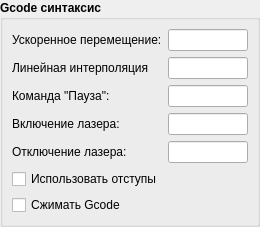
             <widget class="QGroupBox" name="groupBox_3">
              <property name="minimumSize">
               <size>
                <width>0</width>
                <height>0</height>
               </size>
              </property>
              <property name="maximumSize">
               <size>
                <width>16777215</width>
                <height>16777215</height>
               </size>
              </property>
              <property name="font">
               <font>
                <weight>75</weight>
                <bold>true</bold>
               </font>
              </property>
              <property name="title">
               <string>Gcode синтаксис</string>
              </property>
              <layout class="QGridLayout" name="gridLayout_7">
               <property name="leftMargin">
                <number>9</number>
               </property>
               <property name="topMargin">
                <number>9</number>
               </property>
               <property name="rightMargin">
                <number>9</number>
               </property>
               <property name="bottomMargin">
                <number>9</number>
               </property>
               <property name="spacing">
                <number>6</number>
               </property>
               <item row="1" column="0">
                <widget class="QLabel" name="label_9">
                 <property name="font">
                  <font>
                   <pointsize>9</pointsize>
                   <weight>50</weight>
                   <bold>false</bold>
                  </font>
                 </property>
                 <property name="text">
                  <string>Линейная интерполяция</string>
                 </property>
                 <property name="wordWrap">
                  <bool>true</bool>
                 </property>
                </widget>
               </item>
               <item row="2" column="1">
                <widget class="QLineEdit" name="pauseCommand">
                 <property name="minimumSize">
                  <size>
                   <width>0</width>
                   <height>0</height>
                  </size>
                 </property>
                 <property name="maximumSize">
                  <size>
                   <width>80</width>
                   <height>16777215</height>
                  </size>
                 </property>
                 <property name="font">
                  <font>
                   <pointsize>9</pointsize>
                   <weight>50</weight>
                   <bold>false</bold>
                  </font>
                 </property>
                 <property name="text">
                  <string/>
                 </property>
                </widget>
               </item>
               <item row="6" column="0">
                <widget class="QCheckBox" name="compressGcode">
                 <property name="font">
                  <font>
                   <weight>50</weight>
                   <bold>false</bold>
                  </font>
                 </property>
                 <property name="text">
                  <string>Сжимать Gcode</string>
                 </property>
                </widget>
               </item>
               <item row="2" column="0">
                <widget class="QLabel" name="label_4">
                 <property name="font">
                  <font>
                   <pointsize>9</pointsize>
                   <weight>50</weight>
                   <bold>false</bold>
                  </font>
                 </property>
                 <property name="text">
                  <string>Команда &quot;Пауза&quot;:</string>
                 </property>
                 <property name="wordWrap">
                  <bool>true</bool>
                 </property>
                </widget>
               </item>
               <item row="3" column="1">
                <widget class="QLineEdit" name="spindleOnCommand">
                 <property name="minimumSize">
                  <size>
                   <width>0</width>
                   <height>0</height>
                  </size>
                 </property>
                 <property name="maximumSize">
                  <size>
                   <width>80</width>
                   <height>16777215</height>
                  </size>
                 </property>
                 <property name="font">
                  <font>
                   <pointsize>9</pointsize>
                   <weight>50</weight>
                   <bold>false</bold>
                  </font>
                 </property>
                 <property name="text">
                  <string/>
                 </property>
                </widget>
               </item>
               <item row="1" column="1">
                <widget class="QLineEdit" name="workStep">
                 <property name="minimumSize">
                  <size>
                   <width>0</width>
                   <height>0</height>
                  </size>
                 </property>
                 <property name="maximumSize">
                  <size>
                   <width>80</width>
                   <height>16777215</height>
                  </size>
                 </property>
                 <property name="font">
                  <font>
                   <pointsize>9</pointsize>
                   <weight>50</weight>
                   <bold>false</bold>
                  </font>
                 </property>
                 <property name="text">
                  <string/>
                 </property>
                 <property name="maxLength">
                  <number>4</number>
                 </property>
                </widget>
               </item>
               <item row="4" column="1">
                <widget class="QLineEdit" name="spindleOffCommand">
                 <property name="minimumSize">
                  <size>
                   <width>0</width>
                   <height>0</height>
                  </size>
                 </property>
                 <property name="maximumSize">
                  <size>
                   <width>80</width>
                   <height>16777215</height>
                  </size>
                 </property>
                 <property name="font">
                  <font>
                   <pointsize>9</pointsize>
                   <weight>50</weight>
                   <bold>false</bold>
                  </font>
                 </property>
                 <property name="text">
                  <string/>
                 </property>
                </widget>
               </item>
               <item row="4" column="0">
                <widget class="QLabel" name="carriageOff">
                 <property name="font">
                  <font>
                   <pointsize>9</pointsize>
                   <weight>50</weight>
                   <bold>false</bold>
                  </font>
                 </property>
                 <property name="text">
                  <string>Отключение лазера:</string>
                 </property>
                 <property name="wordWrap">
                  <bool>true</bool>
                 </property>
                </widget>
               </item>
               <item row="3" column="0">
                <widget class="QLabel" name="carriageOn">
                 <property name="font">
                  <font>
                   <pointsize>9</pointsize>
                   <weight>50</weight>
                   <bold>false</bold>
                  </font>
                 </property>
                 <property name="text">
                  <string>Включение лазера:</string>
                 </property>
                 <property name="wordWrap">
                  <bool>true</bool>
                 </property>
                </widget>
               </item>
               <item row="0" column="1">
                <widget class="QLineEdit" name="freeStep">
                 <property name="minimumSize">
                  <size>
                   <width>0</width>
                   <height>0</height>
                  </size>
                 </property>
                 <property name="maximumSize">
                  <size>
                   <width>80</width>
                   <height>16777215</height>
                  </size>
                 </property>
                 <property name="font">
                  <font>
                   <pointsize>9</pointsize>
                   <weight>50</weight>
                   <bold>false</bold>
                  </font>
                 </property>
                 <property name="text">
                  <string/>
                 </property>
                 <property name="maxLength">
                  <number>4</number>
                 </property>
                 <property name="frame">
                  <bool>true</bool>
                 </property>
                </widget>
               </item>
               <item row="5" column="0">
                <widget class="QCheckBox" name="useShifts">
                 <property name="font">
                  <font>
                   <weight>50</weight>
                   <bold>false</bold>
                  </font>
                 </property>
                 <property name="text">
                  <string>Использовать отступы</string>
                 </property>
                 <property name="tristate">
                  <bool>false</bool>
                 </property>
                </widget>
               </item>
               <item row="0" column="0">
                <widget class="QLabel" name="label_8">
                 <property name="maximumSize">
                  <size>
                   <width>16777215</width>
                   <height>16777215</height>
                  </size>
                 </property>
                 <property name="font">
                  <font>
                   <pointsize>9</pointsize>
                   <weight>50</weight>
                   <bold>false</bold>
                  </font>
                 </property>
                 <property name="text">
                  <string>Ускоренное перемещение:</string>
                 </property>
                 <property name="wordWrap">
                  <bool>true</bool>
                 </property>
                </widget>
               </item>
               <item row="7" column="0" colspan="2">
                <spacer name="horizontalSpacer_2">
                 <property name="orientation">
                  <enum>Qt::Horizontal</enum>
                 </property>
                 <property name="sizeType">
                  <enum>QSizePolicy::Minimum</enum>
                 </property>
                 <property name="sizeHint" stdset="0">
                  <size>
                   <width>210</width>
                   <height>0</height>
                  </size>
                 </property>
                </spacer>
               </item>
              </layout>
             </widget>
